Frame 1 (no input): blank canvas, image omitted
Frame 60 (the mouse pressed at the canvas centre just before this capture): blank canvas, image omitted
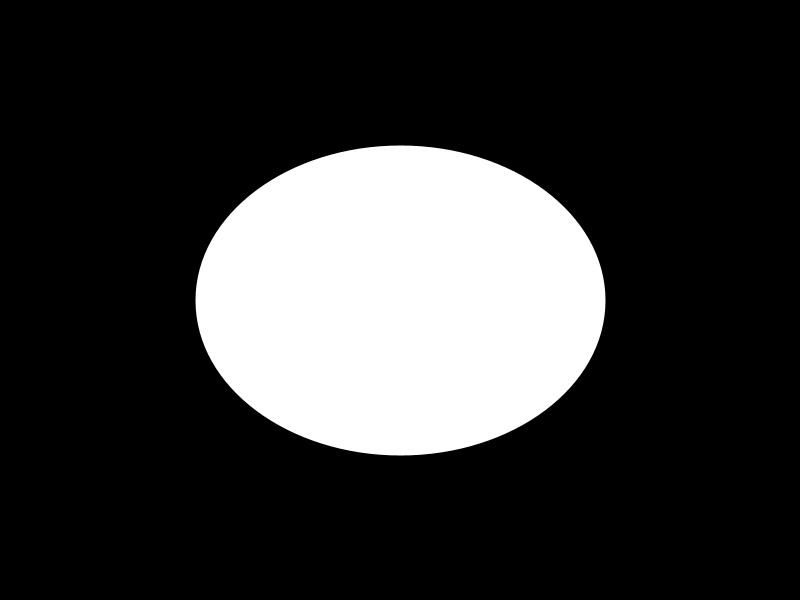
Frame 120 (the mouse held since frame 60 and released just before this capture)

The Processing sketch whose frames 1 and 60 were blank and that drew this single picture after the mouse press (run headless with seeded random() and noise(); from frame 60 on, the mouse is pressed at the canvas centre):

// Processing sketch: Zad_1
// ── Zad_1.pde
float sWidth = 10f;

class Line {
 public float x1;
 public float y1;
 public float x2;
 public float y2;
 
 public float sWidth;
 
 public Line(float x1, float y1, float x2, float y2, float sWidth) {
    this.x1 = x1; 
    this.y1 = y1; 
    this.x2 = x2; 
    this.y2 = y2; 
    this.sWidth = sWidth; 
 }
 
 public void draw() {
   strokeWeight(sWidth);
    line(x1, y1, x2, y2);
 }
}

class Ellipse {
 public float radiusX;
 public float radiusY;
 
 public float x;
 public float y;
 
 public float sWidth;
 
 public Ellipse(float x, float y, float rX, float rY, float sWidth) {
  this.radiusX = rX;
  this.radiusY = rY;
  this.x = x;
  this.y = y;
  this.sWidth = sWidth;
 }
 
 public void draw() {
   strokeWeight(sWidth);
   ellipse(x, y, radiusX, radiusY);
 }
}

ArrayList<Line> lines = new ArrayList<Line>();
ArrayList<Ellipse> ellipses = new ArrayList<Ellipse>();

void setup() {
  //fullScreen();
  size(800, 600);
}

void draw() {
  background(0);
  fill(255);
  stroke(255);
  
  for (int i = 0; i < lines.size(); i++) {
    lines.get(i).draw();
  }
  
  for (int i = 0; i < ellipses.size(); i++) {
    ellipses.get(i).draw();
  }
  
  /*strokeWeight(0f);
  stroke(0f);
  fill(255, 0, 0);
  circle(mouseX, mouseY, sWidth);*/
  
  //strokeWeight(sWidth);
  if(mousePressed) {
    //lines.add(new Line(mouseX, mouseY, pmouseX, pmouseY, sWidth));
    ellipses.add(new Ellipse(mouseX, mouseY, abs(pmouseX - mouseX), abs(pmouseY - mouseY), sWidth));
    //line(mouseX, mouseY, pmouseX, pmouseY);
  }
}

void keyPressed() {
  if (keyCode != CODED) {
    // UP
    if (keyCode == 38) {
      sWidth += 1f;
    }
    // DOWN
    if (keyCode == 40) {
      sWidth -= 1f;
      if (sWidth < 0f) sWidth = 0f;
    }
  }
}
